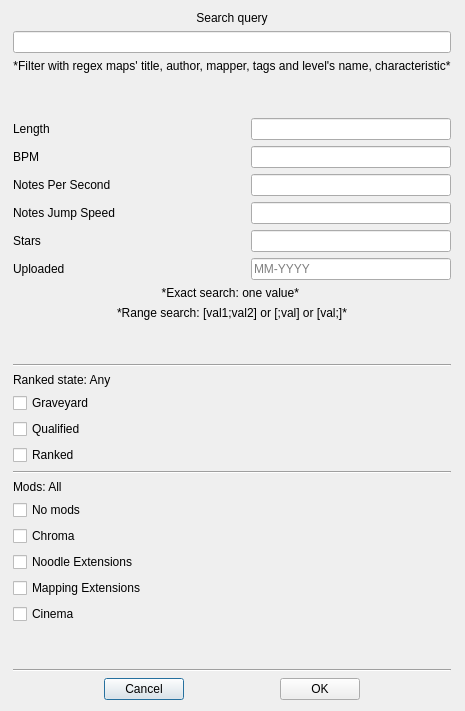
<?xml version="1.0" encoding="UTF-8"?>
<ui version="4.0">
 <class>Dialog</class>
 <widget class="QDialog" name="Dialog">
  <property name="geometry">
   <rect>
    <x>0</x>
    <y>0</y>
    <width>465</width>
    <height>711</height>
   </rect>
  </property>
  <property name="windowTitle">
   <string>Dialog</string>
  </property>
  <layout class="QHBoxLayout" name="horizontalLayout_9">
   <item>
    <spacer name="horizontalSpacer_10">
     <property name="orientation">
      <enum>Qt::Horizontal</enum>
     </property>
     <property name="sizeHint" stdset="0">
      <size>
       <width>40</width>
       <height>20</height>
      </size>
     </property>
    </spacer>
   </item>
   <item>
    <layout class="QVBoxLayout" name="verticalLayout_3">
     <item>
      <layout class="QVBoxLayout" name="verticalLayout_4">
       <item>
        <widget class="QLabel" name="label_8">
         <property name="text">
          <string>Search query</string>
         </property>
         <property name="alignment">
          <set>Qt::AlignCenter</set>
         </property>
        </widget>
       </item>
       <item>
        <widget class="QLineEdit" name="parametersEdit"/>
       </item>
      </layout>
     </item>
     <item>
      <widget class="QLabel" name="label_7">
       <property name="text">
        <string>*Filter with regex maps' title, author, mapper, tags and level's name, characteristic*</string>
       </property>
       <property name="textFormat">
        <enum>Qt::MarkdownText</enum>
       </property>
       <property name="alignment">
        <set>Qt::AlignCenter</set>
       </property>
      </widget>
     </item>
     <item>
      <spacer name="verticalSpacer_2">
       <property name="orientation">
        <enum>Qt::Vertical</enum>
       </property>
       <property name="sizeHint" stdset="0">
        <size>
         <width>20</width>
         <height>40</height>
        </size>
       </property>
      </spacer>
     </item>
     <item>
      <layout class="QHBoxLayout" name="horizontalLayout_2" stretch="0,1,0">
       <item>
        <widget class="QLabel" name="label">
         <property name="text">
          <string>Length</string>
         </property>
        </widget>
       </item>
       <item>
        <spacer name="horizontalSpacer">
         <property name="orientation">
          <enum>Qt::Horizontal</enum>
         </property>
         <property name="sizeHint" stdset="0">
          <size>
           <width>40</width>
           <height>20</height>
          </size>
         </property>
        </spacer>
       </item>
       <item>
        <widget class="QLineEdit" name="lengthEdit">
         <property name="minimumSize">
          <size>
           <width>200</width>
           <height>0</height>
          </size>
         </property>
        </widget>
       </item>
      </layout>
     </item>
     <item>
      <layout class="QHBoxLayout" name="horizontalLayout_3" stretch="0,1,0">
       <item>
        <widget class="QLabel" name="label_2">
         <property name="text">
          <string>BPM</string>
         </property>
        </widget>
       </item>
       <item>
        <spacer name="horizontalSpacer_2">
         <property name="orientation">
          <enum>Qt::Horizontal</enum>
         </property>
         <property name="sizeHint" stdset="0">
          <size>
           <width>40</width>
           <height>20</height>
          </size>
         </property>
        </spacer>
       </item>
       <item>
        <widget class="QLineEdit" name="bpmEdit">
         <property name="minimumSize">
          <size>
           <width>200</width>
           <height>0</height>
          </size>
         </property>
        </widget>
       </item>
      </layout>
     </item>
     <item>
      <layout class="QHBoxLayout" name="horizontalLayout_4" stretch="0,1,0">
       <item>
        <widget class="QLabel" name="label_3">
         <property name="text">
          <string>Notes Per Second</string>
         </property>
        </widget>
       </item>
       <item>
        <spacer name="horizontalSpacer_3">
         <property name="orientation">
          <enum>Qt::Horizontal</enum>
         </property>
         <property name="sizeHint" stdset="0">
          <size>
           <width>40</width>
           <height>20</height>
          </size>
         </property>
        </spacer>
       </item>
       <item>
        <widget class="QLineEdit" name="npsEdit">
         <property name="minimumSize">
          <size>
           <width>200</width>
           <height>0</height>
          </size>
         </property>
        </widget>
       </item>
      </layout>
     </item>
     <item>
      <layout class="QHBoxLayout" name="horizontalLayout_6" stretch="0,1,0">
       <item>
        <widget class="QLabel" name="label_5">
         <property name="text">
          <string>Notes Jump Speed</string>
         </property>
        </widget>
       </item>
       <item>
        <spacer name="horizontalSpacer_5">
         <property name="orientation">
          <enum>Qt::Horizontal</enum>
         </property>
         <property name="sizeHint" stdset="0">
          <size>
           <width>40</width>
           <height>20</height>
          </size>
         </property>
        </spacer>
       </item>
       <item>
        <widget class="QLineEdit" name="njsEdit">
         <property name="minimumSize">
          <size>
           <width>200</width>
           <height>0</height>
          </size>
         </property>
        </widget>
       </item>
      </layout>
     </item>
     <item>
      <layout class="QHBoxLayout" name="horizontalLayout_5" stretch="0,1,0">
       <item>
        <widget class="QLabel" name="label_4">
         <property name="text">
          <string>Stars</string>
         </property>
        </widget>
       </item>
       <item>
        <spacer name="horizontalSpacer_4">
         <property name="orientation">
          <enum>Qt::Horizontal</enum>
         </property>
         <property name="sizeHint" stdset="0">
          <size>
           <width>40</width>
           <height>20</height>
          </size>
         </property>
        </spacer>
       </item>
       <item>
        <widget class="QLineEdit" name="bpmEdit_3">
         <property name="minimumSize">
          <size>
           <width>200</width>
           <height>0</height>
          </size>
         </property>
        </widget>
       </item>
      </layout>
     </item>
     <item>
      <layout class="QHBoxLayout" name="horizontalLayout_7" stretch="0,1,0">
       <item>
        <widget class="QLabel" name="label_6">
         <property name="text">
          <string>Uploaded</string>
         </property>
        </widget>
       </item>
       <item>
        <spacer name="horizontalSpacer_6">
         <property name="orientation">
          <enum>Qt::Horizontal</enum>
         </property>
         <property name="sizeHint" stdset="0">
          <size>
           <width>40</width>
           <height>20</height>
          </size>
         </property>
        </spacer>
       </item>
       <item>
        <widget class="QLineEdit" name="bpmEdit_4">
         <property name="minimumSize">
          <size>
           <width>200</width>
           <height>0</height>
          </size>
         </property>
         <property name="placeholderText">
          <string>MM-YYYY</string>
         </property>
        </widget>
       </item>
      </layout>
     </item>
     <item>
      <widget class="QLabel" name="label_9">
       <property name="text">
        <string>*Exact search: one value* </string>
       </property>
       <property name="textFormat">
        <enum>Qt::MarkdownText</enum>
       </property>
       <property name="alignment">
        <set>Qt::AlignCenter</set>
       </property>
      </widget>
     </item>
     <item>
      <widget class="QLabel" name="label_10">
       <property name="text">
        <string>*Range search: [val1;val2] or [;val] or [val;]*</string>
       </property>
       <property name="textFormat">
        <enum>Qt::MarkdownText</enum>
       </property>
       <property name="alignment">
        <set>Qt::AlignCenter</set>
       </property>
      </widget>
     </item>
     <item>
      <spacer name="verticalSpacer">
       <property name="orientation">
        <enum>Qt::Vertical</enum>
       </property>
       <property name="sizeHint" stdset="0">
        <size>
         <width>20</width>
         <height>40</height>
        </size>
       </property>
      </spacer>
     </item>
     <item>
      <widget class="Line" name="line">
       <property name="orientation">
        <enum>Qt::Horizontal</enum>
       </property>
      </widget>
     </item>
     <item>
      <layout class="QVBoxLayout" name="verticalLayout_2">
       <item>
        <widget class="QLabel" name="rankedStateLabel">
         <property name="text">
          <string>Ranked state: Any</string>
         </property>
        </widget>
       </item>
       <item>
        <widget class="QCheckBox" name="graveyardCheckbox">
         <property name="text">
          <string>Graveyard</string>
         </property>
        </widget>
       </item>
       <item>
        <widget class="QCheckBox" name="qualifiedCheckbox">
         <property name="text">
          <string>Qualified</string>
         </property>
        </widget>
       </item>
       <item>
        <widget class="QCheckBox" name="rankedCheckbox">
         <property name="text">
          <string>Ranked</string>
         </property>
        </widget>
       </item>
      </layout>
     </item>
     <item>
      <widget class="Line" name="line_2">
       <property name="orientation">
        <enum>Qt::Horizontal</enum>
       </property>
      </widget>
     </item>
     <item>
      <layout class="QVBoxLayout" name="verticalLayout">
       <item>
        <widget class="QLabel" name="modsLabel">
         <property name="text">
          <string>Mods: All</string>
         </property>
        </widget>
       </item>
       <item>
        <widget class="QCheckBox" name="noModsCheckbox">
         <property name="text">
          <string>No mods</string>
         </property>
        </widget>
       </item>
       <item>
        <widget class="QCheckBox" name="chromaCheckbox">
         <property name="text">
          <string>Chroma</string>
         </property>
        </widget>
       </item>
       <item>
        <widget class="QCheckBox" name="neCheckbox">
         <property name="text">
          <string>Noodle Extensions</string>
         </property>
        </widget>
       </item>
       <item>
        <widget class="QCheckBox" name="meCheckbox">
         <property name="text">
          <string>Mapping Extensions</string>
         </property>
        </widget>
       </item>
       <item>
        <widget class="QCheckBox" name="cinemaCheckbox">
         <property name="text">
          <string>Cinema</string>
         </property>
        </widget>
       </item>
      </layout>
     </item>
     <item>
      <spacer name="verticalSpacer_3">
       <property name="orientation">
        <enum>Qt::Vertical</enum>
       </property>
       <property name="sizeHint" stdset="0">
        <size>
         <width>20</width>
         <height>40</height>
        </size>
       </property>
      </spacer>
     </item>
     <item>
      <widget class="Line" name="line_4">
       <property name="orientation">
        <enum>Qt::Horizontal</enum>
       </property>
      </widget>
     </item>
     <item>
      <layout class="QHBoxLayout" name="horizontalLayout_8">
       <item>
        <spacer name="horizontalSpacer_9">
         <property name="orientation">
          <enum>Qt::Horizontal</enum>
         </property>
         <property name="sizeHint" stdset="0">
          <size>
           <width>40</width>
           <height>20</height>
          </size>
         </property>
        </spacer>
       </item>
       <item>
        <widget class="QPushButton" name="cancelButton">
         <property name="text">
          <string>Cancel</string>
         </property>
        </widget>
       </item>
       <item>
        <spacer name="horizontalSpacer_7">
         <property name="orientation">
          <enum>Qt::Horizontal</enum>
         </property>
         <property name="sizeHint" stdset="0">
          <size>
           <width>40</width>
           <height>20</height>
          </size>
         </property>
        </spacer>
       </item>
       <item>
        <widget class="QPushButton" name="okButton">
         <property name="text">
          <string>OK</string>
         </property>
        </widget>
       </item>
       <item>
        <spacer name="horizontalSpacer_8">
         <property name="orientation">
          <enum>Qt::Horizontal</enum>
         </property>
         <property name="sizeHint" stdset="0">
          <size>
           <width>40</width>
           <height>20</height>
          </size>
         </property>
        </spacer>
       </item>
      </layout>
     </item>
    </layout>
   </item>
   <item>
    <spacer name="horizontalSpacer_11">
     <property name="orientation">
      <enum>Qt::Horizontal</enum>
     </property>
     <property name="sizeHint" stdset="0">
      <size>
       <width>40</width>
       <height>20</height>
      </size>
     </property>
    </spacer>
   </item>
  </layout>
 </widget>
 <resources/>
 <connections/>
</ui>
